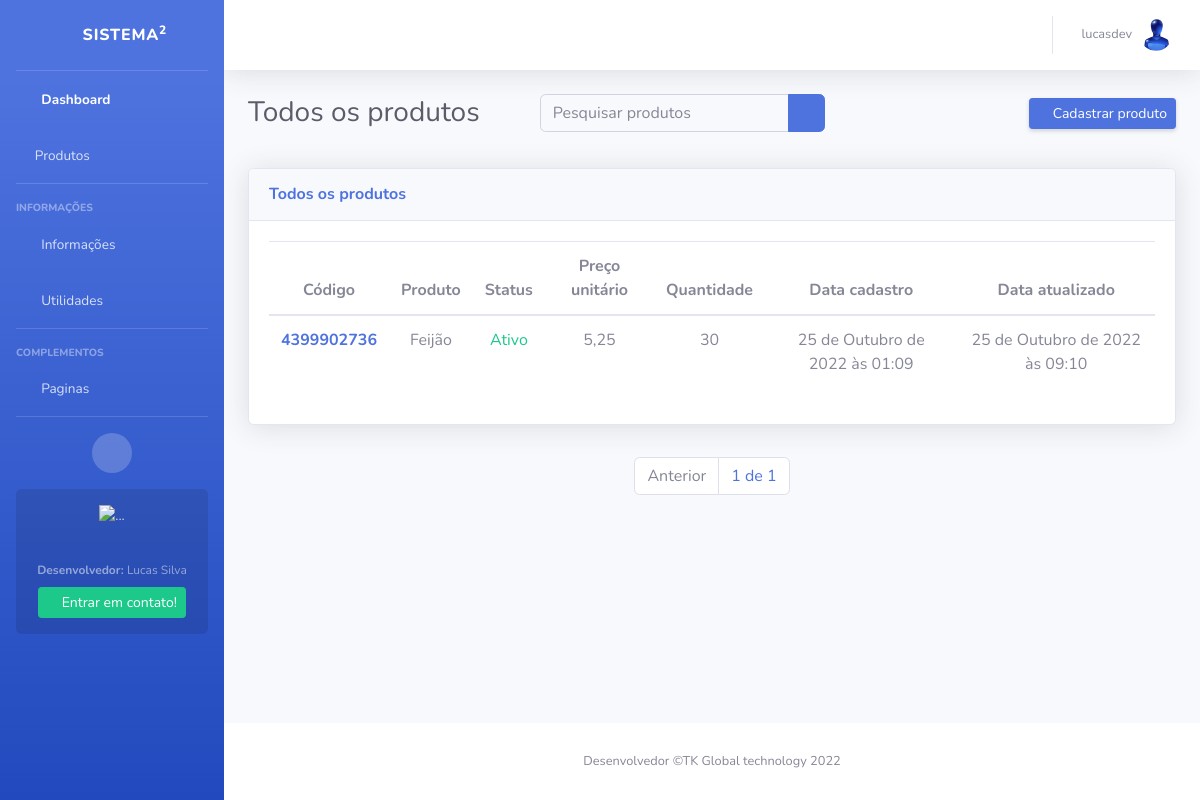
The app's page /produtos/todos/ (signed in), older data.
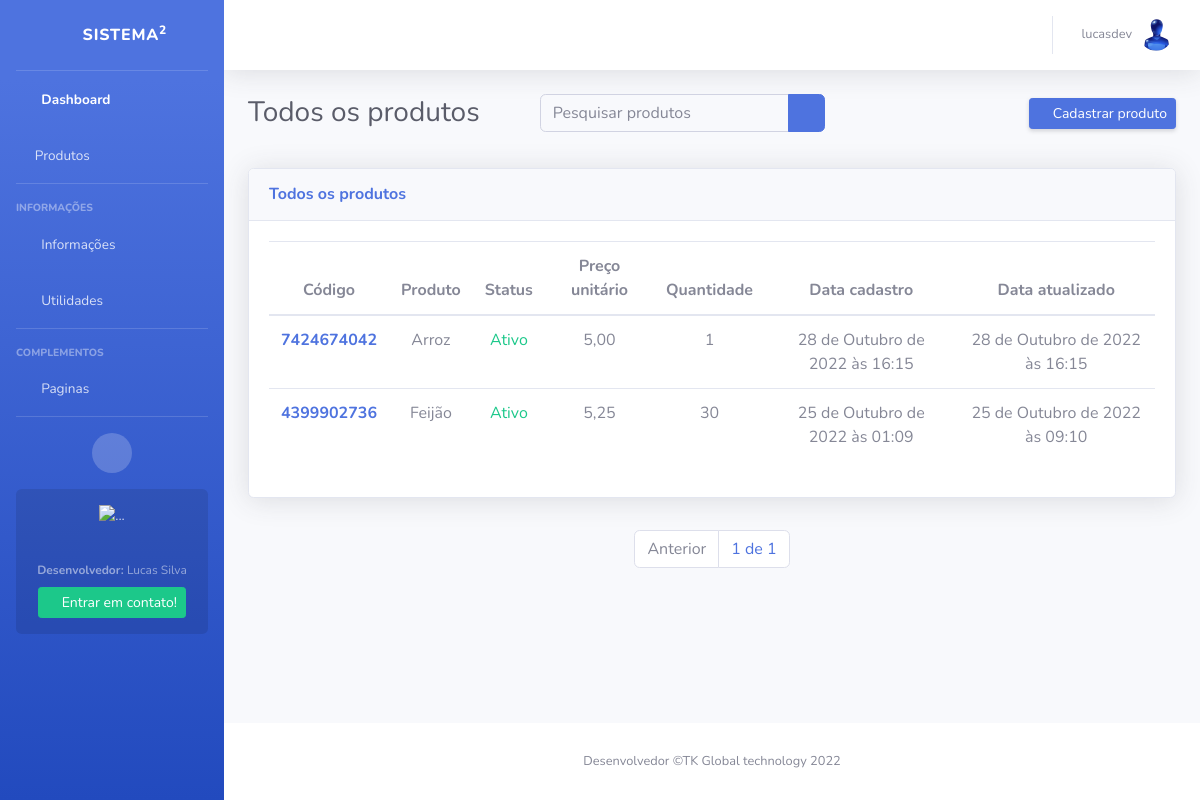
The same page, newer data.
### apps/users/models/user_model.py (models this page shows, shortened)
class ProfileUser(models.Model):
    user = models.OneToOneField(User, on_delete=models.CASCADE)
    idade = models.IntegerField(null=True, blank=True, default=0, db_column='idade')
    cidade = models.CharField(max_length=20, null=True, blank=True, db_column='cidade')
    contato = models.CharField(max_length=11, null=True, blank=True, db_column='contato')
    endereco = models.CharField(max_length=20, null=True, blank=True, db_column='endereco')
    numero_casa = models.IntegerField(null=True, blank=True, db_column='numero_casa')
    data_nascimento = models.DateField(null=True, blank=True, db_column='data_nascimento')
    imagem_perfil = models.ImageField(default='usuario.png', upload_to=upload_to, null=True, blank=True, db_column='imagem_perfil')
    data_cadastro = models.DateTimeField(auto_now_add=True, db_column='data_cadastro')
    data_update = models.DateTimeField(auto_now=True, db_column='data_update')
    class Meta:
        db_table = 'profile_user'
        verbose_name = 'Perfil'
        verbose_name_plural = 'Perfis'

### apps/products/models/products.py (models this page shows, shortened)
class Products(models.Model):
    code = models.IntegerField(default=gerar_id, editable=False)
    created_by = models.ForeignKey(User, on_delete=models.CASCADE)
    name = models.CharField(max_length=50)
    value = models.DecimalField(max_digits=9, decimal_places=2)
    quantity = models.IntegerField(default=1, null=True, blank=True)
    status = models.BooleanField(default=True)
    image = models.ImageField(upload_to=upload_to, default='image.jpg', null=True, blank=True)
    date_create = models.DateTimeField(auto_now_add=True)
    date_update = models.DateTimeField(auto_now=True)
    """Aqui servirá para mostrar apenas produtos do usuario"""
    class Meta:
        db_table = 'products'
        verbose_name = 'Produto'
        verbose_name_plural = 'Produtos'
        ordering = ('-date_create',)

### apps/products/views/products.py (the view, shortened to what this page needs)
# urls.py: path('todos/', AllProductsView.as_view(), name='all-products'),
class AllProductsView(LoginRequiredMixin, ListView):
    template_name = 'all-products.html'
    edirect_field_name = 'login'
    model = Products
    def get_queryset(self):
        return Products.objects.all()
    def get(self, request, *args, **kwargs):
        self.object_list = self.get_queryset()
        allow_empty = self.get_allow_empty()
        producs = Products.objects.all().order_by('-date_create')
        queryset = request.GET.get('q')
        print(queryset)
        paginator = Paginator(producs, 10)
        page = self.request.GET.get('page')
        posts = paginator.get_page(page)
        context = dict()
        context['producs'] = posts
        return self.render_to_response(context)

### apps/products/templates/all-products.html (shortened to what this page needs)
{% extends 'base.html' %}
{% load static %}
{% block body %}
<div class="container-fluid">
    <div class="d-sm-flex align-items-center justify-content-between mb-4">
        <h1 class="h3 mb-0 text-gray-800">Todos os produtos</h1>
        <form class="d-none d-sm-inline-block form-inline mr-auto ml-md-5 my-2 my-md-0 mw-100 navbar-search col-md-4" method="GET">
            <div class="input-group">
                <input name="q" value="{{ request.GET.q }}" type="search" class="form-control bg-light border-1 small" placeholder="Pesquisar produtos"
                    aria-label="Search" aria-describedby="basic-addon2">
                <div class="input-group-append">
                    <button class="btn btn-primary" type="submit">
                        <i class="fas fa-search fa-sm"></i>
                    </button>
                </div>
            </div>
        </form>
        <a href="{% url 'create-product' %}" class="d-none d-sm-inline-block btn btn-sm btn-primary shadow-sm"><i
                class="fas fa-plus-square text-white-50"></i> Cadastrar produto</a>
    </div>
        <section class="py-2">
              <div class="row">
                <div class="col-xl-12 col-lg-12">
                    <div class="card shadow mb-4">
                        <div
                            class="card-header py-3 d-flex flex-row align-items-center justify-content-between">
                            <h6 class="m-0 font-weight-bold text-primary">Todos os produtos</h6>
                            <div class="dropdown no-arrow">
                                <a class="dropdown-toggle" href="#" role="button" id="dropdownMenuLink"
                                    data-toggle="dropdown" aria-haspopup="true" aria-expanded="false">
                                    <i class="fas fa-ellipsis-v fa-sm fa-fw text-gray-400"></i>
                                </a>
                            </div>
                        </div>
                        <div class="card-body">
                            <div class="table-responsive-sm">
                                <table class="table table-hover">
                                    <thead>
                                      <tr  class="text-center">
                                        <th scope="col">Código</th>
                                        <th scope="col">Produto</th>
                                        <th scope="col">Status</th>
                                        <th scope="col">Preço unitário</th>
                                        <th scope="col">Quantidade</th>
                                        <th scope="col">Data cadastro</th>
                                        <th scope="col">Data atualizado</th>
                                      </tr>
                                    </thead>
                                    <tbody>
                                        {% for product in producs %}
                                        <tr class="text-center">
                                            <th scope="row"><a href="{% url 'product-edit' product.pk  %}">{{product.code}}</a></th>
                                            <td>{{product.name}}</td>
                                            <td>
                                                {% if product.status == True  %}
                                                    <span class="text-success">Ativo</span>
                                                {% else %}
                                                <span class="text-danger">Desativado</span>
                                                {% endif %}
                                            </td>
                                            <td>{{product.value}}</td>
                                            <td>{{product.quantity}}</td>
                                            <td>{{product.date_create}}</td>
                                            <td>{{product.date_update}}</td>
                                        </tr>
                                        {% endfor %}
                                    </table>
                            </div>
                        </div>
                    </div>
                </div>
            </div>
    </section>
    <nav aria-label="Navegação de página exemplo">
        <ul class="pagination justify-content-center" style="justify-content: center; display: flex;">
            {% if producs.has_previous != 0 %}
                <li class="page-item">
                    <a class="page-link" href="?page={{ producs.previous_page_number }}">Anterior</a>
                </li>
            {% else %}
                <li class="page-item disabled">
                    <a class="page-link">Anterior</a>
                </li>
            {% endif %}
                <li class="page-item">
                    <a class="page-link" href="#">{{ producs.number }} de {{ producs.paginator.num_pages }}</a>
                </li>
        </ul>
    </nav>
</div>
{% endblock body %}

### templates/base.html (shortened to what this page needs)
{% load static %}
<!DOCTYPE html>
<html lang="pt-br">
<head>
    <link href="{% static 'vendor/fontawesome-free/css/all.min.css' %}" rel="stylesheet" type="text/css">
    <link href="{% static 'css/sb-admin-2.min.css' %}" rel="stylesheet">
</head>
<body id="page-top">
    <div id="wrapper">
        {% include 'sidebar.html' %}
        <div id="content-wrapper" class="d-flex flex-column">
            <div id="content">
                {% include 'navbar.html' %}
                {% block body %} {% endblock body %}
            </div>
            {% include 'footer.html' %}
        </div>
    </div>
</body>
</html>

### templates/sidebar.html (shortened to what this page needs)
{% load static %}
<ul class="navbar-nav bg-gradient-primary sidebar sidebar-dark accordion" id="accordionSidebar">
    <a class="sidebar-brand d-flex align-items-center justify-content-center" href="{% url 'home' %}">
        <div class="sidebar-brand-icon rotate-n-15">
            <i class="fas fa-store-alt"></i>
        </div>
        <div class="sidebar-brand-text mx-3">Sistema<sup>2</sup></div>
    </a>
    <hr class="sidebar-divider my-0">
    <li class="nav-item active">
        <a class="nav-link" href="{% url 'home' %}">
            <i class="fas fa-fw fa-tachometer-alt"></i>
            <span>Dashboard</span>
        </a>
    </li>
    <li class="nav-item">
        <a class="nav-link" href="{% url 'products' %}">
            <i class="fas fa-store-alt"></i>
            <span>Produtos</span>
        </a>
    </li>
    <hr class="sidebar-divider">
    <div class="sidebar-heading">
        Informações
    </div>
    <li class="nav-item">
        <a class="nav-link collapsed" href="#" data-toggle="collapse" data-target="#collapseTwo"
            aria-expanded="true" aria-controls="collapseTwo">
            <i class="fas fa-fw fa-cog"></i>
            <span>Informações</span>
        </a>
    </li>
    <li class="nav-item">
        <a class="nav-link collapsed" href="#" data-toggle="collapse" data-target="#collapseUtilities"
            aria-expanded="true" aria-controls="collapseUtilities">
            <i class="fas fa-fw fa-wrench"></i>
            <span>Utilidades</span>
        </a>
    </li>
    <hr class="sidebar-divider">
    <div class="sidebar-heading">
        Complementos
    </div>
    <li class="nav-item">
        <a class="nav-link collapsed" href="#" data-toggle="collapse" data-target="#collapsePages"
            aria-expanded="true" aria-controls="collapsePages">
            <i class="fas fa-fw fa-folder"></i>
            <span>Paginas</span>
        </a>
    </li>
    <hr class="sidebar-divider d-none d-md-block">
    <div class="text-center d-none d-md-inline">
        <button class="rounded-circle border-0" id="sidebarToggle"></button>
    </div>
    <div class="sidebar-card d-none d-lg-flex">
        <img class="sidebar-card-illustration mb-2" src="{% static 'img/python.svg' %}" alt="...">
        <p class="text-center mb-2  text-white-80"><strong>Desenvolvedor: </strong> Lucas Silva</p>
        <a class="btn btn-success btn-sm  text-white-80" target="_blank" href="https://wa.me/5574981199190?text=Ol%C3%A1+Lucas+tudo+bem%3F+Gostaria+saber+sobre+desenvolvimento+de+um+projeto.">
            <i class="fab fa-whatsapp"></i> Entrar em contato!
        </a>
    </div>
</ul>

### templates/navbar.html (shortened to what this page needs)
<nav class="navbar navbar-expand navbar-light bg-white topbar mb-4 static-top shadow">
    <ul class="navbar-nav ml-auto">
        <li class="nav-item dropdown no-arrow">
            <a class="nav-link dropdown-toggle" href="#" id="userDropdown" role="button"data-toggle="dropdown" aria-haspopup="true" aria-expanded="false">
                <span class="mr-2 d-none d-lg-inline text-gray-600 small">
                {% if request.user.is_authenticated %}{{ request.user.username }}</span>
                    <img class="img-profile rounded-circle" src="{{ request.user.profileuser.imagem_perfil.url }}">
                {% else %}
                    Usuário deslogado
                {% endif %}
            </a>
        </li>
    </ul>
</nav>

### templates/footer.html
<footer class="sticky-footer bg-white">
    <div class="container my-auto">
        <div class="copyright text-center my-auto">
            <span>Desenvolvedor &copy;TK Global technology 2022</span>
        </div>
    </div>
</footer>

Row changes from the older to the newer data that the page shows:
added Products: code "7424674042", name "Arroz", status "Ativo", value "5,00", quantity "1", date_create "28 de Outubro de 2022 às 16:15", date_update "28 de Outubro de 2022 às 16:15"
